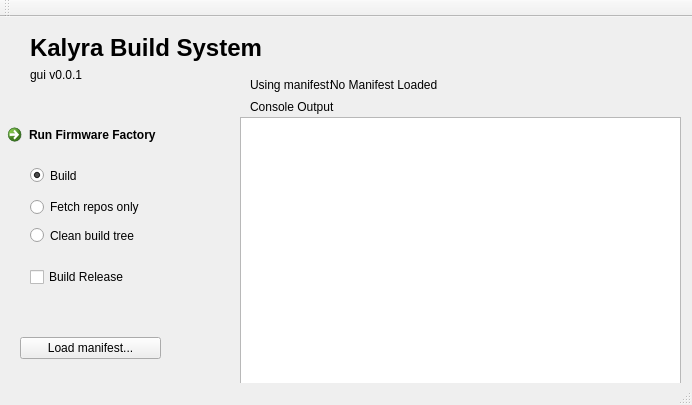
<?xml version="1.0" encoding="UTF-8"?>
<ui version="4.0">
 <class>MainWindow</class>
 <widget class="QMainWindow" name="MainWindow">
  <property name="geometry">
   <rect>
    <x>0</x>
    <y>0</y>
    <width>692</width>
    <height>405</height>
   </rect>
  </property>
  <property name="windowTitle">
   <string>MainWindow</string>
  </property>
  <widget class="QWidget" name="centralWidget">
   <widget class="QPushButton" name="pushButton">
    <property name="geometry">
     <rect>
      <x>20</x>
      <y>320</y>
      <width>141</width>
      <height>22</height>
     </rect>
    </property>
    <property name="text">
     <string>Load manifest...</string>
    </property>
   </widget>
   <widget class="QCheckBox" name="optFWRT">
    <property name="geometry">
     <rect>
      <x>30</x>
      <y>250</y>
      <width>121</width>
      <height>20</height>
     </rect>
    </property>
    <property name="text">
     <string>Build Release</string>
    </property>
   </widget>
   <widget class="QRadioButton" name="optFetchOnly">
    <property name="geometry">
     <rect>
      <x>30</x>
      <y>180</y>
      <width>161</width>
      <height>20</height>
     </rect>
    </property>
    <property name="text">
     <string>Fetch repos only</string>
    </property>
   </widget>
   <widget class="QCommandLinkButton" name="commandLinkButton">
    <property name="geometry">
     <rect>
      <x>0</x>
      <y>100</y>
      <width>231</width>
      <height>41</height>
     </rect>
    </property>
    <property name="text">
     <string>Run Firmware Factory</string>
    </property>
   </widget>
   <widget class="QTextBrowser" name="textBrowser">
    <property name="geometry">
     <rect>
      <x>240</x>
      <y>100</y>
      <width>441</width>
      <height>271</height>
     </rect>
    </property>
    <property name="sizeAdjustPolicy">
     <enum>QAbstractScrollArea::AdjustToContents</enum>
    </property>
   </widget>
   <widget class="QLabel" name="txtConsoleOut">
    <property name="geometry">
     <rect>
      <x>250</x>
      <y>80</y>
      <width>131</width>
      <height>20</height>
     </rect>
    </property>
    <property name="text">
     <string>Console Output</string>
    </property>
   </widget>
   <widget class="QLabel" name="txtHeadline">
    <property name="geometry">
     <rect>
      <x>30</x>
      <y>10</y>
      <width>281</width>
      <height>41</height>
     </rect>
    </property>
    <property name="font">
     <font>
      <pointsize>18</pointsize>
      <weight>75</weight>
      <bold>true</bold>
     </font>
    </property>
    <property name="text">
     <string>Kalyra Build System</string>
    </property>
   </widget>
   <widget class="QLabel" name="txtManifest">
    <property name="geometry">
     <rect>
      <x>250</x>
      <y>60</y>
      <width>101</width>
      <height>16</height>
     </rect>
    </property>
    <property name="text">
     <string>Using manifest:</string>
    </property>
   </widget>
   <widget class="QLabel" name="txtCurrManifest">
    <property name="geometry">
     <rect>
      <x>330</x>
      <y>60</y>
      <width>271</width>
      <height>16</height>
     </rect>
    </property>
    <property name="text">
     <string>No Manifest Loaded</string>
    </property>
   </widget>
   <widget class="QRadioButton" name="optClean">
    <property name="geometry">
     <rect>
      <x>30</x>
      <y>210</y>
      <width>131</width>
      <height>17</height>
     </rect>
    </property>
    <property name="text">
     <string>Clean build tree</string>
    </property>
   </widget>
   <widget class="QRadioButton" name="optBuild">
    <property name="geometry">
     <rect>
      <x>30</x>
      <y>150</y>
      <width>141</width>
      <height>17</height>
     </rect>
    </property>
    <property name="text">
     <string>Build</string>
    </property>
    <property name="checked">
     <bool>true</bool>
    </property>
   </widget>
   <widget class="QLabel" name="txtVersion">
    <property name="geometry">
     <rect>
      <x>30</x>
      <y>50</y>
      <width>71</width>
      <height>16</height>
     </rect>
    </property>
    <property name="text">
     <string>gui v0.0.1</string>
    </property>
   </widget>
  </widget>
  <widget class="QToolBar" name="mainToolBar">
   <attribute name="toolBarArea">
    <enum>TopToolBarArea</enum>
   </attribute>
   <attribute name="toolBarBreak">
    <bool>false</bool>
   </attribute>
  </widget>
  <widget class="QStatusBar" name="statusBar"/>
 </widget>
 <layoutdefault spacing="6" margin="11"/>
 <resources/>
 <connections/>
</ui>
